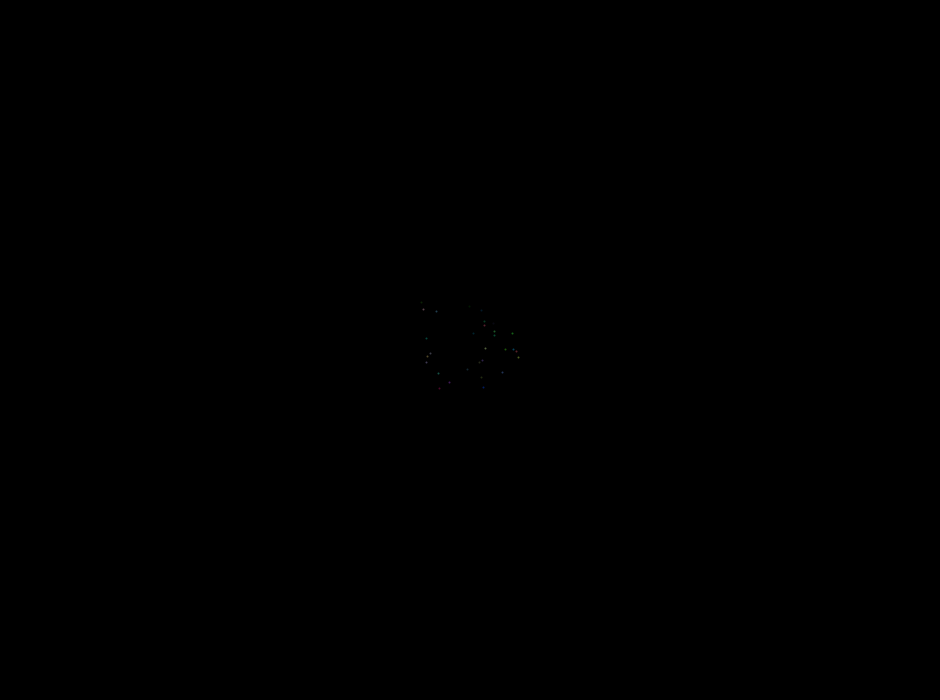
Frame 1 (no input)
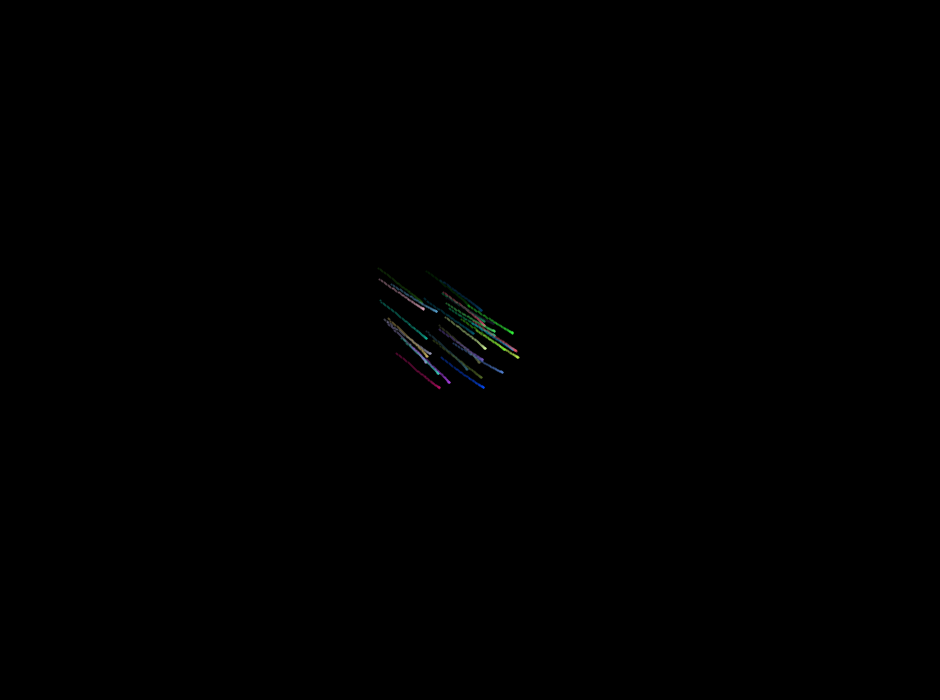
Frame 60 (the mouse pressed at the canvas centre just before this capture)
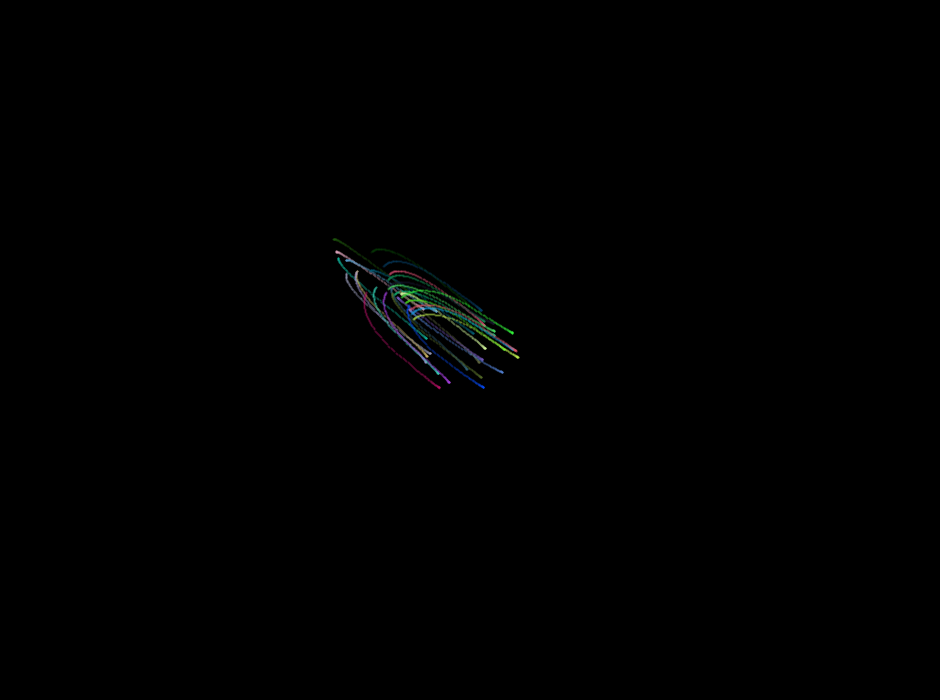
Frame 120 (the mouse held since frame 60 and released just before this capture)

The Processing sketch that drew these frames (run headless with seeded random() and noise(); from frame 60 on, the mouse is pressed at the canvas centre):

// Processing sketch: spirosketch
// ── spirosketch.pde
/* @pjs transparent="true"; */
// This sketch builds on a prior work, "Rainbow Spirograph", created by Zach Denton
// http://studio.sketchpad.cc/sp/pad/view/ro.9yHZDeii8N38l/rev.29


int num_particles = 30;
int max_velocity = 3;
Particle[] particles = new Particle[num_particles];
Planet planet;

void setup() {
  size(940, 700);
  background(0, 0);
  smooth();
  strokeWeight(2);
  for (int i=0; i< num_particles; i++) {
    particles[i] = new Particle(new PVector(int(width / 2) + int(random(-50, 50)), int(height / 2) + int(random(-50, 50))), 
                                new PVector(random(-.1, .1), random(-.1, .1)));
  }
  planet = new Planet(new PVector(width/2, height/2), 60, 0.03);
}

void draw() {
  planet.update();
  for (Particle p : particles) {
    p.update();
  }
}

class Particle {
  PVector position, velocity, acceleration;  
  int r = int(random(0, 255));
  int g = int(random(0, 255));
  int b = int(random(0, 255));
  
  Particle(PVector pos, PVector vel) {
    position = pos;
    velocity = vel;
  }
  
  void update() {
    PVector direction = PVector.sub(planet.get_position(), position);
    direction.normalize();
    acceleration = PVector.mult(direction, planet.get_gravity());
    velocity.add(acceleration);
    if (velocity.x > max_velocity) {
        velocity.x = max_velocity;
    }
    if (velocity.y > max_velocity) {
        velocity.y = max_velocity;
    }
    position.add(velocity);
    stroke(r, g, b, 100);
    point(position.x, position.y);
  }
}

class Planet {
  PVector position;
  int radius;
  float gravity;
  
  Planet(PVector pos, int r, float g) {
    position = pos;
    radius = r;
    gravity = g;
  }
  
  void update() {
    noStroke();
    noFill();
    position.x = mouseX;
    position.y = mouseY;
    ellipse(position.x, position.y, radius, radius);
  }
  
  PVector get_position(){
    return position;
  }
  
  float get_gravity() {
    return gravity;
  }
}
    
    
  
